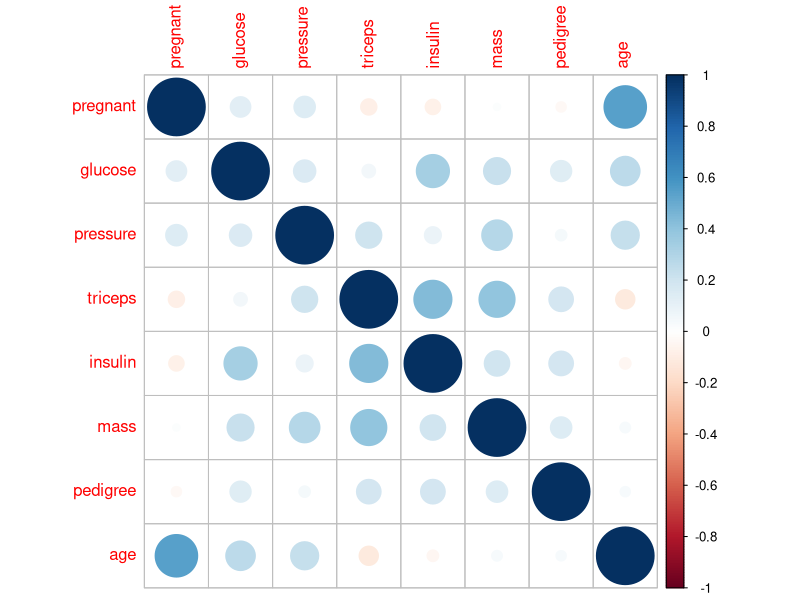
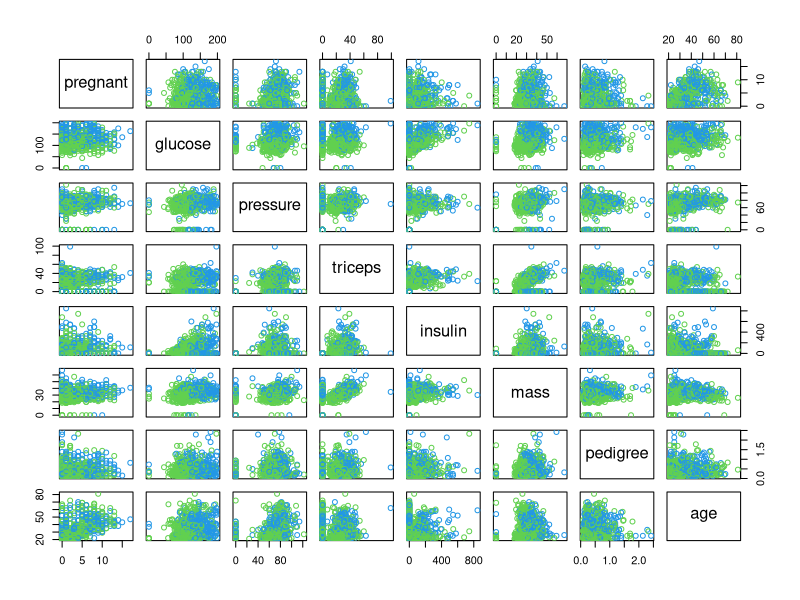
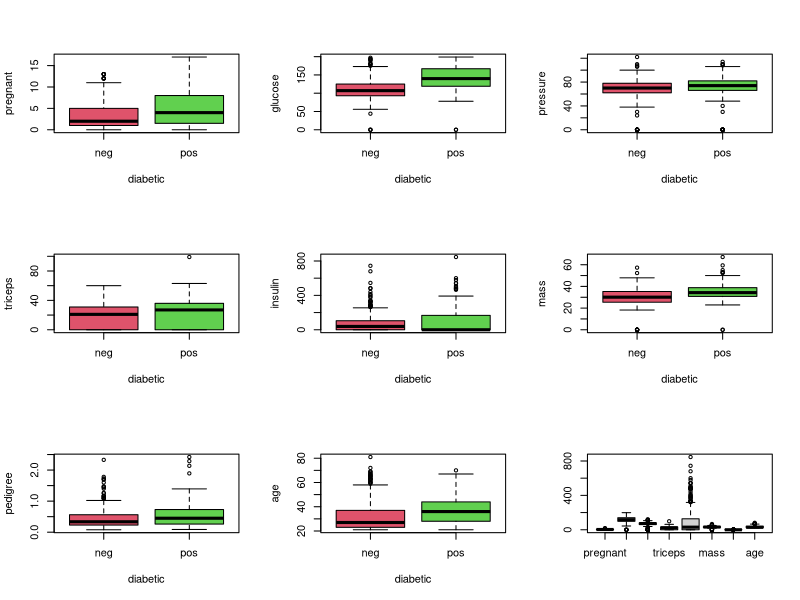
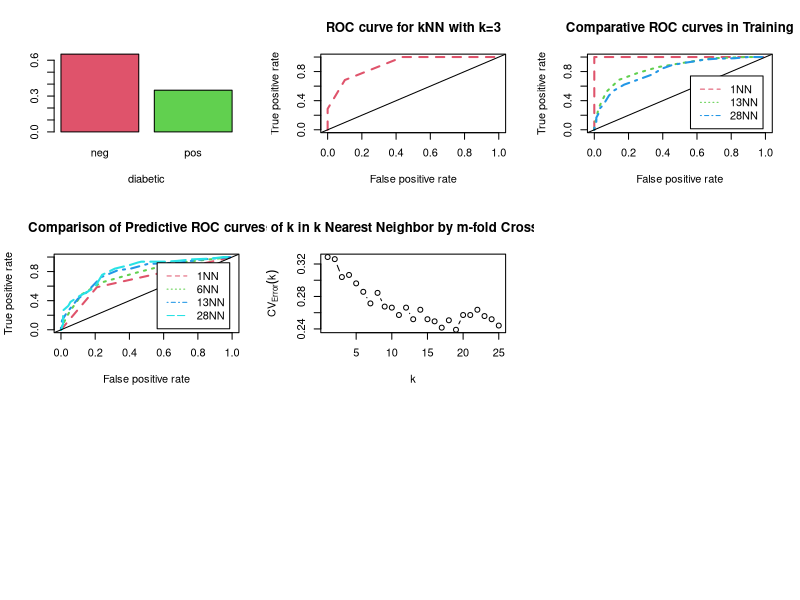
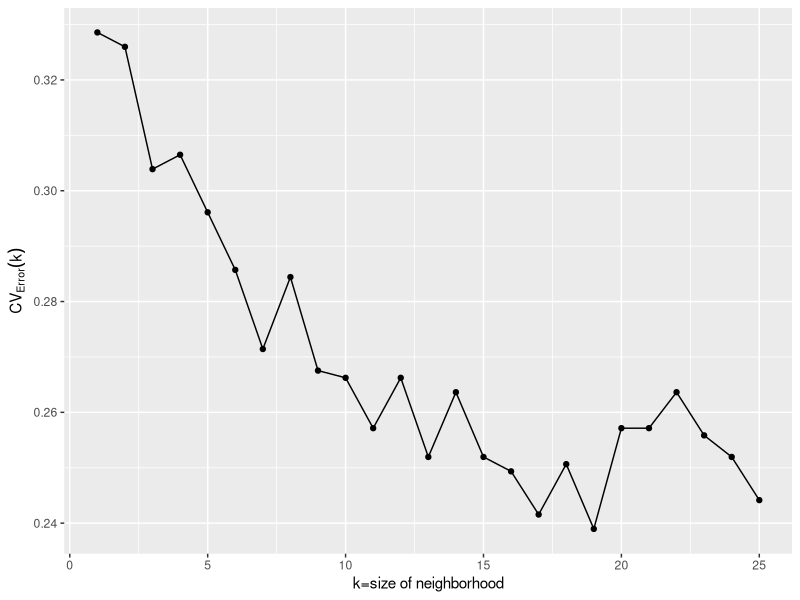
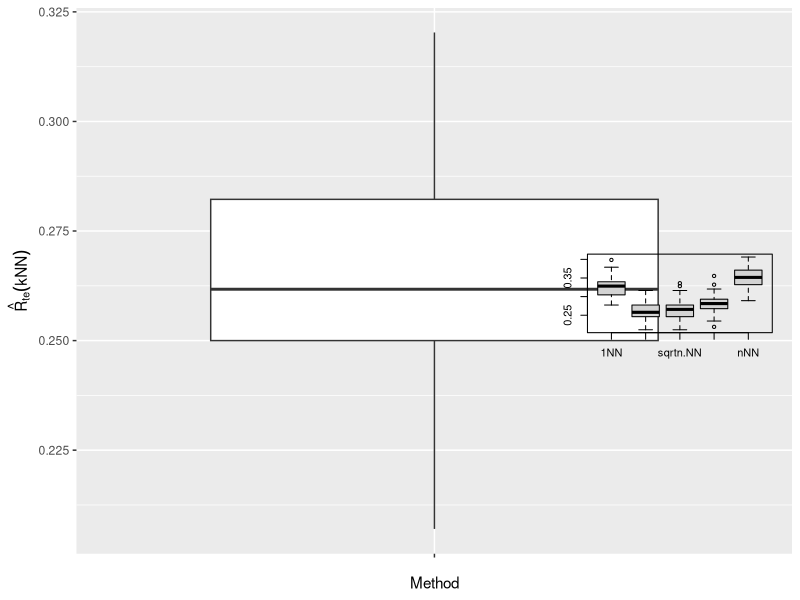
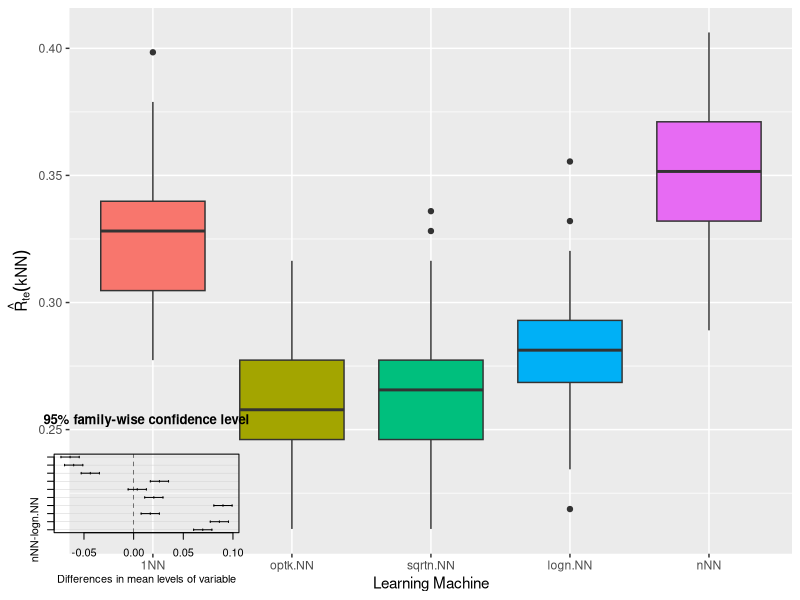

Here is the R script that generated these plots, in order:
## ---- chunk 1
  library(class)
  library(MASS)
  library(kernlab)
  library(mlbench)
  library(reshape2)
  library(ROCR)
  library(ggplot2)
## ---- chunk 2
  data(PimaIndiansDiabetes)        # load the data
  xy <- PimaIndiansDiabetes        # Store data in xy frame
  help(PimaIndiansDiabetes)        # learn stuff about this dataset
## ---- chunk 3
head(xy)
tail(xy)
## ---- chunk 4
str(xy)
## ---- chunk 5
library(xtable)
xtable(head(xy))
## ---- chunk 6
  n   <- nrow(xy)       # Sample size
  p   <- ncol(xy) - 1   # Dimensionality of the input space
  pos <- p+1            # Position of the response
  x   <- xy[,-pos]      # Data matrix: n x p matrix
  y   <- xy[, pos]      # Response vector
  n; p
## ---- chunk 7
library(corrplot)
corrplot(cor(x))
## ---- chunk 8
plot(x, col=as.numeric(y)+2)
## ---- chunk 9
 par(mfrow=c(3,3))
 for(j in 1:p)
 {
   boxplot(x[,j]~y, col=2:3, ylab=colnames(x)[j], xlab='diabetic')
 }   
## ---- chunk 10
  boxplot(x)
## ---- chunk 11
  barplot(prop.table(table(y)), col=2:3, xlab='diabetic')
## ---- chunk 12
# Split the data
  
  set.seed (19671210)   # Set seed for random number generation to be reproducible
  
  epsilon <- 1/3               # Proportion of observations in the test set
  nte     <- round(n*epsilon)  # Number of observations in the test set
  ntr     <- n - nte

  id.tr   <- sample(sample(sample(n)))[1:ntr]   # For a sample of ntr indices from {1,2,..,n}
  #id .tr <- sample(1:n, ntr, replace=F)        # Another way to draw from {1,2,..n}
  id.te   <- setdiff(1:n, id.tr)
  id.te
  id.tr
## ---- chunk 13
  k        <- 9
  y.te     <- y[id.te]                                 # True responses in test set
  y.te.hat <- knn(x[id.tr,], x[id.te,], y[id.tr], k=k) # Predicted responses in test set
  
  conf.mat.te <- table(y.te, y.te.hat)
  conf.mat.te
## ---- chunk 14
  k        <- 1
  y.tr     <- y[id.tr]                                 # True responses in test set
  y.tr.hat <- knn(x[id.tr,], x[id.tr,], y[id.tr], k=k) # Predicted responses in test set
  
  conf.mat.tr <- table(y.tr, y.tr.hat)
  conf.mat.tr
## ---- chunk 15
# Indicator of error in test
  
  ind.err.te <- ifelse(y.te!=y.te.hat,1,0)      # Random variable tracking error. Indicator
  ind.err.te
  
# Identification of misclassified cases
  
  id.err     <- which(y.te!=y.te.hat)           # Which obs are misclassified  
  id.err
  
# Confusion matrix
  
  conf.mat.te <- table(y.te, y.te.hat)   
  conf.mat.te
  
# Percentage of correctly classified (accurary)
  
  pcc.te <- sum(diag(conf.mat.te))/nte
  # pcc.te <- 1-mean(ind.err.te)        # Another way from ind.err.te
  # pcc.te <- 1-length(id.err.te)/nte   # Yet another way fr
  pcc.te
  
# Test Error
  
  err.te <- 1-pcc.te                    # Complement of accurary
  err.te
## ---- chunk 16
#
#  ROC Curve: Plotting one single ROC Curve
#
  library(ROCR)
  
  y.roc <- ifelse(y=='pos',1,0)
  
  kNN.mod <- class::knn(x[id.tr,], x[id.tr,], y.roc[id.tr], k=3, prob=TRUE)
  prob    <- attr(kNN.mod, 'prob')
  prob    <- 2*ifelse(kNN.mod == "0", 1-prob, prob) - 1
  
  pred.knn <- prediction(prob, y.roc[id.tr])
  perf.knn <- performance(pred.knn, measure='tpr', x.measure='fpr')
  
  plot(perf.knn, col=2, lwd= 2, lty=2, main=paste('ROC curve for kNN with k=3'))
  abline(a=0,b=1)
  y.roc
## ---- chunk 17
#
# Comparative ROC Curves on the training set
# 
  library(ROCR)
  
  y.roc <- ifelse(y=='pos',1,0)
  
  kNN.mod <- class::knn(x[id.tr,], x[id.tr,], y.roc[id.tr], k=1, prob=TRUE)
  prob    <- attr(kNN.mod, 'prob')
  prob    <- 2*ifelse(kNN.mod == "0", 1-prob, prob) - 1
  
  pred.1NN <- prediction(prob, y.roc[id.tr])
  perf.1NN <- performance(pred.1NN, measure='tpr', x.measure='fpr')
  
  kNN.mod <- class::knn(x[id.tr,], x[id.tr,], y.roc[id.tr], k=13, prob=TRUE)
  prob    <- attr(kNN.mod, 'prob')
  prob    <- 2*ifelse(kNN.mod == "0", 1-prob, prob) - 1
  
  pred.13NN <- prediction(prob, y.roc[id.tr])
  perf.13NN <- performance(pred.13NN, measure='tpr', x.measure='fpr')
  
  kNN.mod <- class::knn(x[id.tr,], x[id.tr,], y.roc[id.tr], k=28, prob=TRUE)
  prob    <- attr(kNN.mod, 'prob')
  prob    <- 2*ifelse(kNN.mod == "0", 1-prob, prob) - 1
  
  pred.28NN <- prediction(prob, y.roc[id.tr])
  perf.28NN <- performance(pred.28NN, measure='tpr', x.measure='fpr')
  
  plot(perf.1NN, col=2, lwd= 2, lty=2, main=paste('Comparative ROC curves in Training'))
  plot(perf.13NN, col=3, lwd= 2, lty=3, add=TRUE)
  plot(perf.28NN, col=4, lwd= 2, lty=4, add=TRUE)
  abline(a=0,b=1)
  legend('bottomright', inset=0.05, c('1NN','13NN', '28NN'),  col=2:4, lty=2:4)
## ---- chunk 18
#
# Comparative ROC Curves on the test set
# 
  library(ROCR)
  
  y.roc <- ifelse(y=='pos',1,0)
  
  kNN.mod <- class::knn(x[id.tr,], x[id.te,], y.roc[id.tr], k=1, prob=TRUE)
  prob    <- attr(kNN.mod, 'prob')
  prob    <- 2*ifelse(kNN.mod == "0", 1-prob, prob) - 1
  
  pred.1NN <- prediction(prob, y.roc[id.te])
  perf.1NN <- performance(pred.1NN, measure='tpr', x.measure='fpr')
  
  kNN.mod <- class::knn(x[id.tr,], x[id.te,], y.roc[id.tr], k=6, prob=TRUE)
  prob    <- attr(kNN.mod, 'prob')
  prob    <- 2*ifelse(kNN.mod == "0", 1-prob, prob) - 1
  
  pred.6NN <- prediction(prob, y.roc[id.te])
  perf.6NN <- performance(pred.6NN, measure='tpr', x.measure='fpr')
  
  kNN.mod <- class::knn(x[id.tr,], x[id.te,], y.roc[id.tr], k=13, prob=TRUE)
  prob    <- attr(kNN.mod, 'prob')
  prob    <- 2*ifelse(kNN.mod == "0", 1-prob, prob) - 1
  
  pred.13NN <- prediction(prob, y.roc[id.te])
  perf.13NN <- performance(pred.13NN, measure='tpr', x.measure='fpr')
  
  kNN.mod <- class::knn(x[id.tr,], x[id.te,], y.roc[id.tr], k=28, prob=TRUE)
  prob    <- attr(kNN.mod, 'prob')
  prob    <- 2*ifelse(kNN.mod == "0", 1-prob, prob) - 1
  
  pred.28NN <- prediction(prob, y.roc[id.te])
  perf.28NN <- performance(pred.28NN, measure='tpr', x.measure='fpr')
  
  plot(perf.1NN, col=2, lwd= 2, lty=2, main=paste('Comparison of Predictive ROC curves'))
  plot(perf.6NN, col=3, lwd= 2, lty=3, add=TRUE)
  plot(perf.13NN, col=4, lwd= 2, lty=4, add=TRUE)
  plot(perf.28NN, col=5, lwd= 2, lty=5, add=TRUE)
  abline(a=0,b=1)
  legend('bottomright', inset=0.05, c('1NN','6NN','13NN', '28NN'),  col=2:5, lty=2:5)
## ---- chunk 19
  xtr <- x #x[id.tr,]          # Using the only the training for validation 
  ytr <- y #y[id.tr]           # We could use the entire sample but that's greedy
  
  vK <- seq(1, 25, by=1)    # Grid of values of k 
  nK <- length(vK)          # Number of values of k considered
  cv.error <-numeric(nK)    # Vector of cross validation errors for each k
  nc <- nrow(xtr)           # Number of observations used for cross validation 
  c   <- 10                 # Number of folds. We are doing c-fold cross validation
  
  S   <- sample(sample(nc)) # We randomly shuffle the data before starting CV
  m   <- ceiling(nc/c)      # Maximum Number of observations in each fold
  
  held.out.set <- matrix(0, nrow=c, ncol=m) # Table used to track the evolution
  
  for(ic in 1:(c-1))
  {
    held.out.set[ic,] <- S[((ic-1)*m + 1):(ic*m)]
  }
  held.out.set[c, 1:(nc-(c-1)*m)] <- S[((c-1)*m + 1):nc]  # Handling last chunk just in case n!=mc

#  
# Running the cross validation itself
#  
  for(j in 1:nK)
  { 
    for(i in 1:c)
    {   
      out <-  held.out.set[i,] 
      yhatc<- knn(xtr[-out,], xtr[out,],ytr[-out],  k=vK[j])
      cv.error[j]<-cv.error[j] + (length(out)-sum(diag(table(ytr[out],yhatc))))/length(out)
    }
    cv.error[j]<-cv.error[j]/c
  }

#  
# Plot the cross validation curve
#  
  plot(vK, cv.error, xlab='k', ylab=expression(CV[Error](k)), 
      main='Choice of k in k Nearest Neighbor by m-fold Cross Validation') 
  lines(vK, cv.error, type='c') 
## ---- chunk 20
#
#  Nicer plot with ggplot2
#
  
  cv <- data.frame(vK, cv.error)
  colnames(cv) <- c('k','error')
  
  ggplot(cv, aes(k,error))+geom_point()+geom_line()+
    labs(x='k=size of neighborhood', y=expression(CV[Error](k)))
## ---- chunk 21
# 
# Extract the optimal k yielded by cross validation 
#  
  k.opt.cv <- max(which(cv.error==min(cv.error)))
 
##############################################################
# Using the optimally tuned k let's estimate the test error  #
##############################################################
  
  set.seed (19671210)          # Set seed for random number generation to be reproducible
  
  epsilon <- 1/3               # Proportion of observations in the test set
  nte     <- round(n*epsilon)  # Number of observations in the test set
  ntr     <- n - nte
  
  #k.opt.cv <- 28
  
  R <- 100   # Number of replications
  test.err <- numeric(R)
  
  for(r in 1:R)
  {
    # Split the data
    
    id.tr   <- sample(sample(sample(n)))[1:ntr]                   # For a sample of ntr indices from {1,2,..,n}
    id.te   <- setdiff(1:n, id.tr)
  
    y.te         <- y[id.te]                                        # True responses in test set
    y.te.hat     <- knn(x[id.tr,], x[id.te,], y[id.tr], k=k.opt.cv) # Predicted responses in test set
    ind.err.te   <- ifelse(y.te!=y.te.hat,1,0)                      # Random variable tracking error. Indicator
    test.err[r]  <- mean(ind.err.te)
  }  
  
  test <- data.frame(test.err)
  colnames(test) <- c('error')
  
  ggplot(test, aes(x='', y=error))+geom_boxplot()+
  labs(x='Method', y=expression(hat(R)[te](kNN)))
  
  ##############################################################
  #  Predictively compare different kNN  learning machines     #
  ##############################################################
## ---- chunk 22
  set.seed (19671210)          # Set seed for random number generation to be reproducible
  
  epsilon <- 1/3               # Proportion of observations in the test set
  nte     <- round(n*epsilon)  # Number of observations in the test set
  ntr     <- n - nte
  
  R <- 100   # Number of replications
  test.err <- matrix(0, nrow=R, ncol=5)
  
  for(r in 1:R)
  {
    # Split the data
    
    id.tr   <- sample(sample(sample(n)))[1:ntr]                   # For a sample of ntr indices from {1,2,..,n}
    id.te   <- setdiff(1:n, id.tr)
    
    y.te         <- y[id.te]                                        # True responses in test set
    
    # First machine: 1NN
    
    y.te.hat     <- knn(x[id.tr,], x[id.te,], y[id.tr], k=1)        # Predicted responses in test set
    ind.err.te   <- ifelse(y.te!=y.te.hat,1,0)                      # Random variable tracking error. Indicator
    test.err[r,1]  <- mean(ind.err.te)
    
    # Second machine: Our optimal NN found earlier with k=k.opt.cv
    y.te.hat     <- knn(x[id.tr,], x[id.te,], y[id.tr], k=k.opt.cv) # Predicted responses in test set
    ind.err.te   <- ifelse(y.te!=y.te.hat,1,0)                      # Random variable tracking error. Indicator
    test.err[r,2]  <- mean(ind.err.te)
    
    # Third machine: k=round(sqrt(n))
    y.te.hat     <- knn(x[id.tr,], x[id.te,], y[id.tr], k=round(sqrt(ntr)))       # Predicted responses in test set
    ind.err.te   <- ifelse(y.te!=y.te.hat,1,0)                      # Random variable tracking error. Indicator
    test.err[r,3]  <- mean(ind.err.te)
    
    
  # Fourth machine: k=round(log(n))
    y.te.hat     <- knn(x[id.tr,], x[id.te,], y[id.tr], k=round(log(ntr)))       # Predicted responses in test set
    ind.err.te   <- ifelse(y.te!=y.te.hat,1,0)                      # Random variable tracking error. Indicator
    test.err[r,4]  <- mean(ind.err.te)
    
      
  # Fourth machine: k=log(n)
    y.te.hat     <- knn(x[id.tr,], x[id.te,], y[id.tr], k=round(ntr/2))       # Predicted responses in test set
    ind.err.te   <- ifelse(y.te!=y.te.hat,1,0)                      # Random variable tracking error. Indicator
    test.err[r,5]  <- mean(ind.err.te)
  }  
  
  test <- data.frame(test.err)
  Method<-c('1NN', 'optk.NN', 'sqrtn.NN', 'logn.NN', 'nNN')
  colnames(test) <- Method
  boxplot(test)
## ---- chunk 23
  require(reshape2)
  ggplot(data = melt(test), aes(x=variable, y=value)) + geom_boxplot(aes(fill=variable))+
    labs(x='Learning Machine', y=expression(hat(R)[te](kNN)))+
    theme(legend.position="none") 
## ---- chunk 24
#  
# Is the difference between the methods significant
#  
  aov.method <- aov(value~variable, data=melt(test))
  anova(aov.method)
  #summary(aov.method)
  
  TukeyHSD(aov.method, ordered = TRUE)
  plot(TukeyHSD(aov.method))
